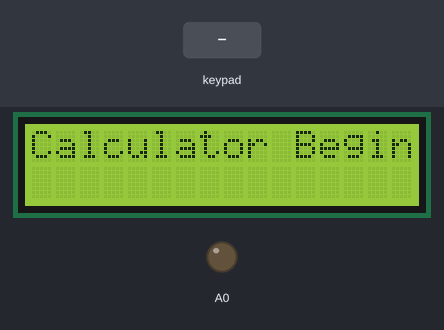
Bench run of a sketch on a simulated Arduino Uno, built with avr-gcc and run on an emulated ATmega328P. Parts: 16×2 character LCD, output pins drawn as LEDs (lit = HIGH). The inputs (shaded band) are chosen by the test bench. What the sketch prints to the serial monitor is not drawn.

Above: at 2.5 s.
At 3.5 s:
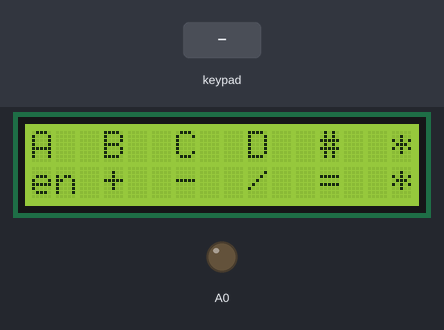
9.7 s: keypad keys 9 8 7 6 # pressed 0.4 s apart
At 11.6 s:
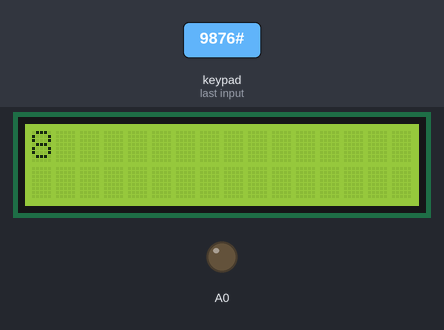
14.7 s: key '*' pressed
At 15.7 s:
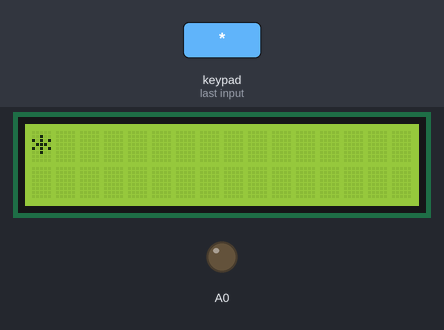
17.3 s: key 'A' pressed
At 18.2 s:
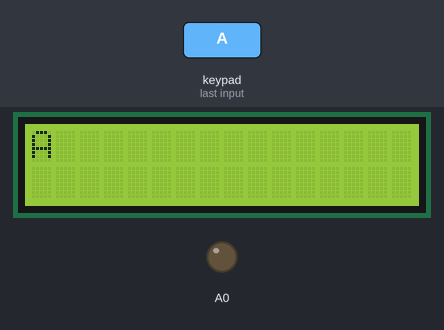
19.8 s: keypad keys 9 8 7 6 D pressed 0.4 s apart
At 24.7 s:
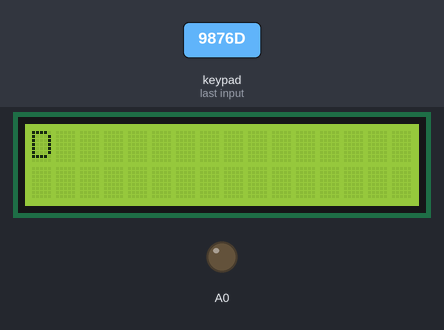
24.8 s: key 'B' pressed
27.4 s: key 'C' pressed
Timing chart, 0 to 30.4 s (numbered marks = the images above; inputs shaded):
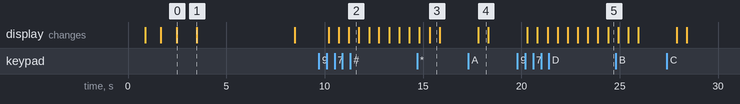

Measured:
- after the input at 9.7 s, the display: first changes after 0.50 s (image 2 shows a later state)
- after the input at 14.7 s, the display: first differs from a run without the input after 0.64 s (image 3)
- after the input at 17.3 s, the display: changes after 0.51 s (image 4)
- after the input at 19.8 s, the display: first changes after 0.51 s (image 5 shows a later state)
- what the display in image 0 shows lasts 1.0 s, from 2.5 s to 3.5 s
- what the display in image 1 shows lasts 5.0 s, from 3.5 s to 8.5 s
- what the display in image 3 shows lasts 0.5 s, from 15.3 s to 15.8 s

The sketch:

LCD16x2.ino
```cpp
#include<LiquidCrystal.h>
#include <Keypad.h>
String words;
char num1 = 0, num2 = 0;

//LiquidCrystal lcd(A0, A1, A2, A3, A4, A5);
//LiquidCrystal lcd(A0, A1, A5, A4, A3, A2);
//LiquidCrystal lcd(7,6, 5,4,3,2);
LiquidCrystal lcd(2,3,4,5,6,7);

const byte ROWS = 4;
const byte COLS = 4;

char hexaKeys[ROWS][COLS]{
  {'1','4','7','*'},
  {'2','5','8','0'},
  {'3','6','9','#'},
  {'A','B','C','D'}
};

byte rowPins[ROWS] = {13, 12, 11, 10};
byte colPins[COLS] = {9, 8, 7, 6};


Keypad customKeypad = Keypad(makeKeymap(hexaKeys),colPins, rowPins,  COLS, ROWS);


void setup()
{
    Serial.begin(9600);
    lcd.begin(16,2);
    lcd.setCursor(0,0);
    lcd.print("Initialising.");
    delay(800);
    lcd.clear();
    lcd.print("Initialising..");
    delay(800);
    lcd.clear();
    lcd.print("Initialising...");
    delay(800);
    lcd.clear();
    lcd.print("Calculator Begins");
    delay(1000);
    lcd.clear();
    lcd.print("A  B  C  D  #  *");
    lcd.setCursor(0,1);
    lcd.print("en +  -  /  =  *");
    delay(5000);
    digitalWrite(8, HIGH);
    pinMode(A0,OUTPUT);


}

void loop()
{
    digitalWrite(A0,LOW);
    lcd.clear();
    char customKey = customKeypad.getKey();
    if(customKey){
      words = customKey;
      delay(500);
    lcd.setCursor(0,0);
    lcd.print(words);
    delay(500);
    Serial.println(customKey);
    }
}
```
